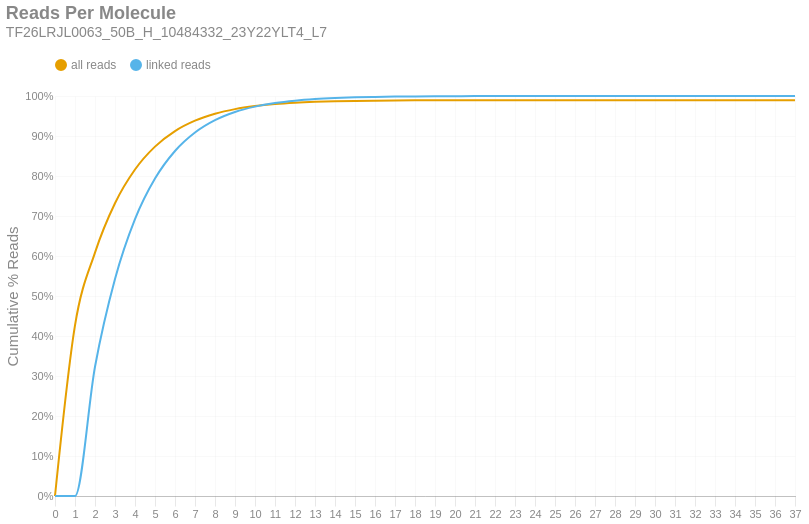

The notebook cell saved with this chart:
### Markdown cell above
### Reads per Molecule
This chart shows the cumulative distribution of the number of reads per linked molecule. That is, how many alignments are associated with a unique molecule. This excludes the number of reads associated with invalid or absent linked-read barcodes. The `linked` histogram is the percentages recalculated when disregarding singletons.

### Code cell
if SKIPLR:
    print_html(f"Skipped")
else:
    counts = np.bincount(valids['reads'].cast(pl.Int64).to_numpy())
    weighted = counts * np.arange(len(counts))
    all_perc = weighted / n_reads
    linked_perc = weighted / n_linked_reads
    linked_perc[1] = 0
    binned_df = pl.DataFrame({
        'readsper': list(range(len(counts))),
        'all reads (cumsum)': np.cumsum(all_perc).tolist(),
        'linked reads (cumsum)': np.cumsum(linked_perc).tolist(),
    })

    with SafeRender(binned_df):
        (
            density_plot(binned_df, 'Reads Per Molecule', samplename, 'readspmol')
            .encode(
                x=alt.X('readsper:O', title=None).axis(labelAngle=0).scale(padding=0),
                y=alt.Y('value:Q', title='Cumulative % Reads').axis(format='%').stack(False),
                color=alt.Color("key:N").scale(domain=["all reads", "linked reads"]),
                tooltip=[
                    alt.Tooltip("key:N", title="Data Type"),
                    alt.Tooltip("readsper:O", title="Reads Per Molecule"),
                    alt.Tooltip("value:Q", format=".2%", title="% Reads (Cum.)")
                ]            
            )
        ).display()

### Figure 1 — Vega-Lite specification as saved in the notebook (floating-point values rounded to 4 significant figures)
{"width": "container", "height": 400, "config": {"title": {"anchor": "start", "dy": -15, "fontSize": 18, "color": "#888888", "subtitleColor": "#888888", "subtitleFontSize": 14}, "arc": {"fill": "#0072B2"}, "axis": {"domainColor": "#888888", "domainWidth": 0.5, "gridWidth": 0.2, "grid": false, "titleFontWeight": 400, "titleFontSize": 15, "labelFontSize": 11, "labelColor": "#888888", "tickColor": "#888888", "tickWidth": 0.2, "titleColor": "#888888"}, "axisBand": {"grid": false}, "axisX": {"grid": true, "tickSize": 10, "domainCap": "round"}, "axisY": {"domain": false, "grid": true, "tickSize": 0, "domainCap": "round"}, "background": "transparent", "header": {"labelFontSize": 15, "labelColor": "#888888", "titleFontSize": 15, "titleFontWeight": 600, "titleColor": "#888888"}, "legend": {"labelFont": "sans-serif", "labelFontSize": 12, "labelColor": "#888888", "symbolSize": 100, "symbolType": "circle", "titleFontSize": 12, "titlePadding": 10, "titleColor": "#888888", "title": null, "orient": "top"}, "range": {"category": ["#E69F00", "#56B4E9", "#009E73", "#F0E442", "#0072B2", "#D55E00", "#CC79A7", "#000000"], "diverging": ["#cfe8f3", "#a2d4ec", "#73bfe2", "#46abdb", "#1696d2", "#12719e"]}, "area": {"fill": "#0072B2", "fillOpacity": 0.7, "line": true, "strokeOpacity": 0.7}, "line": {"color": "#0072B2", "stroke": "#0072B2", "strokeWidth": 2}, "trail": {"color": "#0072B2", "stroke": "#0072B2", "strokeWidth": 0, "size": 1}, "point": {"filled": true, "fillOpacity": 1.0, "size": 95}, "text": {"color": "#888888", "fontSize": 11, "align": "right", "fontWeight": 400, "size": 11}, "bar": {"fill": "#0072B2", "stroke": null}, "view": {"stroke": null, "continuousWidth": 660, "continuousHeight": 400}}, "data": {"name": "data-4d676d9d73a200958c3ebd65c8502342"}, "mark": {"type": "line", "interpolate": "monotone", "point": {"opacity": 0, "size": 275}}, "encoding": {"color": {"field": "key", "scale": {"domain": ["all reads", "linked reads"]}, "type": "nominal"}, "tooltip": [{"field": "key", "title": "Data Type", "type": "nominal"}, {"field": "readsper", "title": "Reads Per Molecule", "type": "ordinal"}, {"field": "value", "format": ".2%", "title": "% Reads (Cum.)", "type": "quantitative"}], "x": {"axis": {"labelAngle": 0}, "field": "readsper", "scale": {"padding": 0}, "title": null, "type": "ordinal"}, "y": {"axis": {"format": "%"}, "field": "value", "stack": false, "title": "Cumulative % Reads", "type": "quantitative"}}, "params": [{"name": "param_c36ac31b6afebe62", "select": {"type": "point", "fields": ["key"]}, "bind": "legend"}], "title": {"text": "Reads Per Molecule", "subtitle": "TF26LRJL0063_50B_H_10484332_23Y22YLT4_L7"}, "transform": [{"fold": ["all reads (cumsum)", "linked reads (cumsum)"]}, {"calculate": "replace(datum.key, ' (cumsum)', '')", "as": "key"}, {"filter": {"param": "param_c36ac31b6afebe62"}}], "usermeta": {"embedOptions": {"downloadFileName": "TF26LRJL0063_50B_H_10484332_23Y22YLT4_L7.readspmol"}}, "$schema": "https://vega.github.io/schema/vega-lite/v6.4.1.json", "datasets": {"data-4d676d9d73a200958c3ebd65c8502342": [{"readsper": 0, "all reads (cumsum)": 0.0, "linked reads (cumsum)": 0.0}, {"readsper": 1, "all reads (cumsum)": 0.4265, "linked reads (cumsum)": 0.0}, {"readsper": 2, "all reads (cumsum)": 0.6085, "linked reads (cumsum)": 0.3231}, {"readsper": 3, "all reads (cumsum)": 0.732, "linked reads (cumsum)": 0.5425}, {"readsper": 4, "all reads (cumsum)": 0.8163, "linked reads (cumsum)": 0.6921}, {"readsper": 5, "all reads (cumsum)": 0.8734, "linked reads (cumsum)": 0.7936}, {"readsper": 6, "all reads (cumsum)": 0.9122, "linked reads (cumsum)": 0.8625}, {"readsper": 7, "all reads (cumsum)": 0.9383, "linked reads (cumsum)": 0.9087}, {"readsper": 8, "all reads (cumsum)": 0.9556, "linked reads (cumsum)": 0.9396}, {"readsper": 9, "all reads (cumsum)": 0.9672, "linked reads (cumsum)": 0.9601}, {"readsper": 10, "all reads (cumsum)": 0.9747, "linked reads (cumsum)": 0.9735}, {"readsper": 11, "all reads (cumsum)": 0.9798, "linked reads (cumsum)": 0.9825}, {"readsper": 12, "all reads (cumsum)": 0.9831, "linked reads (cumsum)": 0.9884}, {"readsper": 13, "all reads (cumsum)": 0.9854, "linked reads (cumsum)": 0.9923}, {"readsper": 14, "all reads (cumsum)": 0.9868, "linked reads (cumsum)": 0.9949}, {"readsper": 15, "all reads (cumsum)": 0.9878, "linked reads (cumsum)": 0.9966}, {"readsper": 16, "all reads (cumsum)": 0.9884, "linked reads (cumsum)": 0.9977}, {"readsper": 17, "all reads (cumsum)": 0.9889, "linked reads (cumsum)": 0.9986}, {"readsper": 18, "all reads (cumsum)": 0.9891, "linked reads (cumsum)": 0.999}, {"readsper": 19, "all reads (cumsum)": 0.9893, "linked reads (cumsum)": 0.9993}, {"readsper": 20, "all reads (cumsum)": 0.9894, "linked reads (cumsum)": 0.9996}, {"readsper": 21, "all reads (cumsum)": 0.9895, "linked reads (cumsum)": 0.9997}, {"readsper": 22, "all reads (cumsum)": 0.9896, "linked reads (cumsum)": 0.9998}, {"readsper": 23, "all reads (cumsum)": 0.9896, "linked reads (cumsum)": 0.9999}, {"readsper": 24, "all reads (cumsum)": 0.9896, "linked reads (cumsum)": 0.9999}, {"readsper": 25, "all reads (cumsum)": 0.9896, "linked reads (cumsum)": 0.9999}, {"readsper": 26, "all reads (cumsum)": 0.9896, "linked reads (cumsum)": 1.0}, {"readsper": 27, "all reads (cumsum)": 0.9897, "linked reads (cumsum)": 1.0}, {"readsper": 28, "all reads (cumsum)": 0.9897, "linked reads (cumsum)": 1.0}, {"readsper": 29, "all reads (cumsum)": 0.9897, "linked reads (cumsum)": 1.0}, {"readsper": 30, "all reads (cumsum)": 0.9897, "linked reads (cumsum)": 1.0}, {"readsper": 31, "all reads (cumsum)": 0.9897, "linked reads (cumsum)": 1.0}, {"readsper": 32, "all reads (cumsum)": 0.9897, "linked reads (cumsum)": 1.0}, {"readsper": 33, "all reads (cumsum)": 0.9897, "linked reads (cumsum)": 1.0}, {"readsper": 34, "all reads (cumsum)": 0.9897, "linked reads (cumsum)": 1.0}, {"readsper": 35, "all reads (cumsum)": 0.9897, "linked reads (cumsum)": 1.0}, {"readsper": 36, "all reads (cumsum)": 0.9897, "linked reads (cumsum)": 1.0}, {"readsper": 37, "all reads (cumsum)": 0.9897, "linked reads (cumsum)": 1.0}]}}
